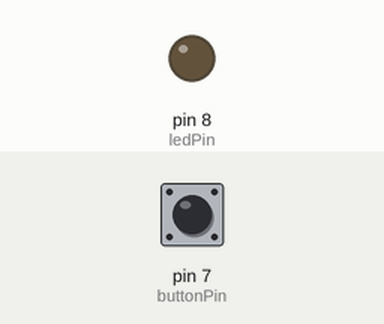
A sketch run on a simulated Arduino Uno, built with avr-gcc and run on an emulated ATmega328P. On the bench: output pins drawn as LEDs (lit = HIGH). The inputs (shaded band) are chosen by the test bench; at power-on: pin 7 (buttonPin) HIGH.

Above: at 1.2 s.
1.3 s: pin 7 (buttonPin) pulled LOW for 0.15 s
At 1.37 s:
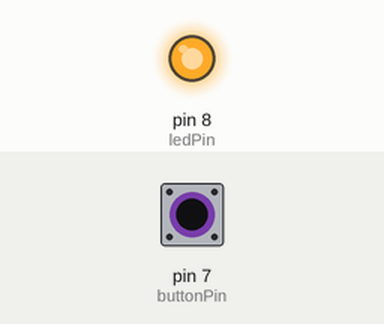
2.9 s: pin 7 (buttonPin) pulled LOW for 3.2 s
At 7.4 s:
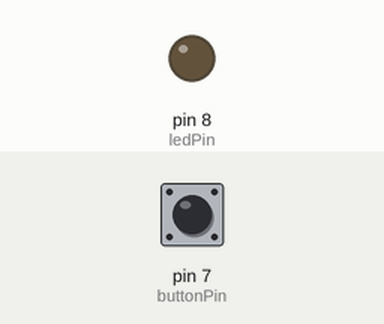
Timing chart, 0 to 8.9 s (numbered marks = the images above; inputs shaded):
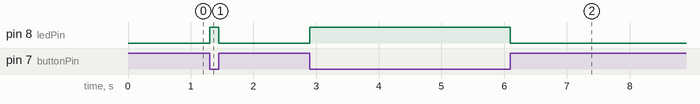

Measured:
- after the input at 1.3 s, pin 8 (ledPin): LOW → HIGH at once, → LOW 0.15 s later
- after the input at 2.9 s, pin 8 (ledPin): LOW → HIGH at once, → LOW 3.2 s later

The sketch:

Push_Button_LED.ino
```cpp
/*
  Project 03 - Push Button Controlled LED
  ---------------------------------------
  Turn an LED on only while a push button is held down.

  Wiring:
    - Push button: one side -> pin 7, other side -> GND
      (we use the Arduino's built-in pull-up resistor, no external
      resistor needed)
    - LED anode -> pin 8 through a 220 ohm resistor -> GND

  Concepts learned:
    - digitalRead()
    - INPUT_PULLUP (the internal pull-up resistor)
    - button logic: with INPUT_PULLUP the pin reads LOW when pressed
*/

const int buttonPin = 7;
const int ledPin    = 8;

void setup() {
  pinMode(ledPin, OUTPUT);
  pinMode(buttonPin, INPUT_PULLUP);  // enable internal pull-up resistor
}

void loop() {
  // With INPUT_PULLUP the pin is HIGH when released, LOW when pressed
  if (digitalRead(buttonPin) == LOW) {
    digitalWrite(ledPin, HIGH);   // button pressed -> LED on
  } else {
    digitalWrite(ledPin, LOW);    // button released -> LED off
  }
}
```
